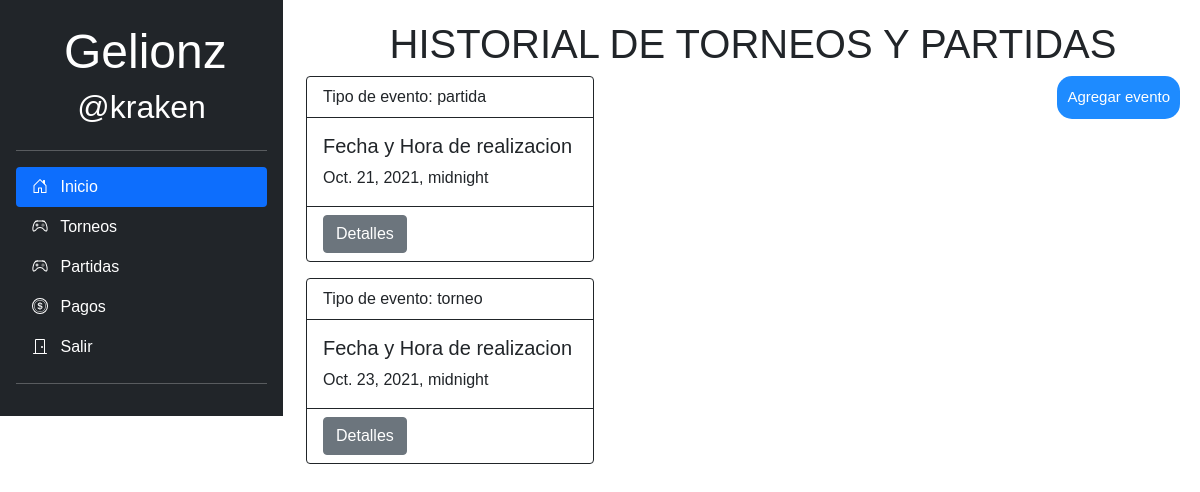
Screenshot of /principal/inicio/ (signed in) with the database file from the repository.
### aplicaciones/principal/models.py (models this page shows, shortened)
class Usuario(AbstractBaseUser):
	username                = models.CharField('Nombre de usuario', unique = True, max_length=100)
	email                   = models.EmailField('Correo Electronico', max_length=254, unique=True)
	nombres                 = models.CharField('Nombres', max_length=200,blank=True, null=True)
	apellidos               = models.CharField('Apellidos', max_length=15,blank=True, null=True)
	documento               = models.CharField('Numero de documento', max_length=15,blank=True, null= True)
	celular                 = models.CharField('Numero de telefono', max_length=10,blank=True, null= True)
	genero                  = models.CharField('Genero', max_length=200, choices=elegir_genero)
	imagen                  = models.ImageField('imagen de perfil', upload_to='perfil/', max_length=200, blank=True, null=True)
	usuario_activo          = models.BooleanField(default=True)
	usuario_administrador   = models.BooleanField(default=False)
	rol_de_usuario          = models.CharField(max_length=200, choices=rol_usuario,default='jugador')
	objects                 = UsuarioManager()
	USERNAME_FIELD = 'username'
	REQUIRED_FIELDS =['email','nombres','apellidos']

class Evento(models.Model):
	tipo_evento         =models.CharField(max_length=200, choices=tipos_eventos)
	codigo 		        =models.CharField(max_length=200, null=True, blank=True)
	fecha_hora_evento   =models.DateTimeField()
	valor_evento        =models.PositiveIntegerField()
	ganador_evento      =models.CharField(max_length=200, null=True, blank=True)
	cantidad_jugadores  =models.PositiveIntegerField() #cant_equipos
	is_paid             =models.BooleanField(default=False) #si el evento fue pago al ganador
	estado              =models.CharField(max_length=200, choices=estados, default='disponible')
	organizador         =models.ForeignKey(Usuario, on_delete=models.CASCADE)

### aplicaciones/principal/views.py (the view)
# urls.py: path('inicio/', views.inicio_view, name = 'inicio_view'),
def inicio_view(request):
	persona = Usuario.objects.get(username=request.user.username)
	lista = Evento.objects.filter(organizador = persona)
	return render(request, 'inicio_streaming.html', locals())

### templates/inicio_streaming.html (shortened to what this page needs)
{% extends 'base_streaming.html' %}
{% block contenido %}
   <h1>HISTORIAL DE TORNEOS Y PARTIDAS</h1>
   {% if profile.user.rol_de_usuario == streamer and request.user.is_authenticated %}
      <a class="btnagregar" href="{% url 'agregar_evento_view' %}">Agregar evento</a>
   {% endif %}
   {% for p in lista %}
      <div class="card border-dark mb-3 " style="max-width: 18rem;">
         <div class="card-header bg-transparent border-dark">Tipo de evento:
            <td>{{ p.tipo_evento }}</td>
         </div>
         <div class="card-body text-dark">
            <h5 class="card-title">Fecha y Hora de realizacion</h5>
            <p class="card-text">
               <td>{{ p.fecha_hora_evento }}</td>
            </p>
         </div>
         <div class="card-footer bg-transparent border-dark">
            {% if profile.user.rol_de_usuario == streamer and request.user.is_authenticated %}
            <a href="{% url 'detalle_view' id_evento=p.id %}" class="btn btn-secondary">Detalles</a>
            {% endif %}
         </div>
      </div>
   {% endfor %}
{% endblock contenido %}

### templates/base_streaming.html (shortened to what this page needs)
<!DOCTYPE html>
<html lang="en">
<head>
    <link rel="stylesheet" href="/static/css/bootstrap.min.css">
    <link rel="stylesheet" href="/static/css/styles.css">
</head>
<body>
    <div class="row">
        <div class="col-md-3">
            <div class="d-flex flex-column flex-shrink-0 p-3 text-white bg-dark position-fixed" style="width: 283px;">
                <a href="/" class="d-flex align-items-center mb-3 mb-md-0 me-md-auto text-white text-decoration-none">
                    <svg class="bi me-2" width="40" height="50">
                        <use xlink:href="#bootstrap"></use>
                    </svg>
                    <span style="text-align: center; font-size: 3rem;">Gelionz</span>
                </a>
                <h2 style="text-align: center; font-size: 2rem;">@{{ user.username }}</h2>
                <hr>
                <ul class="nav nav-pills flex-column mb-auto">
                    <li class="nav-item">
                        <a href="{% url 'inicio_view' %}" class="nav-link active" aria-current="page">
                            Inicio
                        </a>
                    </li>
                    <li>
                        <a href="{% url 'listar_evento_view' vista='torneo' %}" class="nav-link text-white">
                            Torneos
                        </a>
                    </li>
                    <li>
                        <a href="{% url 'listar_evento_view' vista='partida' %}" class="nav-link text-white">
                            Partidas
                        </a>
                    </li>
                    <li>
                        <a href="{% url 'pagos_view' %}" class="nav-link text-white">
                            Pagos
                        </a>
                    </li>
                    {% if request.user.is_authenticated %}
                    <li class="nav-item {% if request.path == '/Logout/' %}active{% endif %} px-lg-4">
                    <li>
                        <a href="{% url 'logout' %}" class="nav-link text-white">
                            Salir
                        </a>
                    </li>
                    </li>
                    {% endif %}
                </ul>
                <hr>
            </div>
        </div>
        <div class="col-md-9">
            {% block contenido %}
            {% endblock %}
        </div>
    </div>
</body>
</html>

### aplicaciones/principal/static/css/styles.css (style rules this page uses)
body { width: 100%; font-family: Arial, Helvetica, sans-serif; }
h1 { text-align: center; margin-top: 20px; }
.btnagregar { text-decoration: none; padding: 10px; border-radius: 15px; font-size: 15px; background-color: rgb(30, 139, 255); color: white; float:right; margin-right: 20px; }

### rows the page displays
Usuario: username "kraken"
Evento: tipo_evento "partida", fecha_hora_evento "Oct. 21, 2021, midnight"
Evento: tipo_evento "torneo", fecha_hora_evento "Oct. 23, 2021, midnight"
